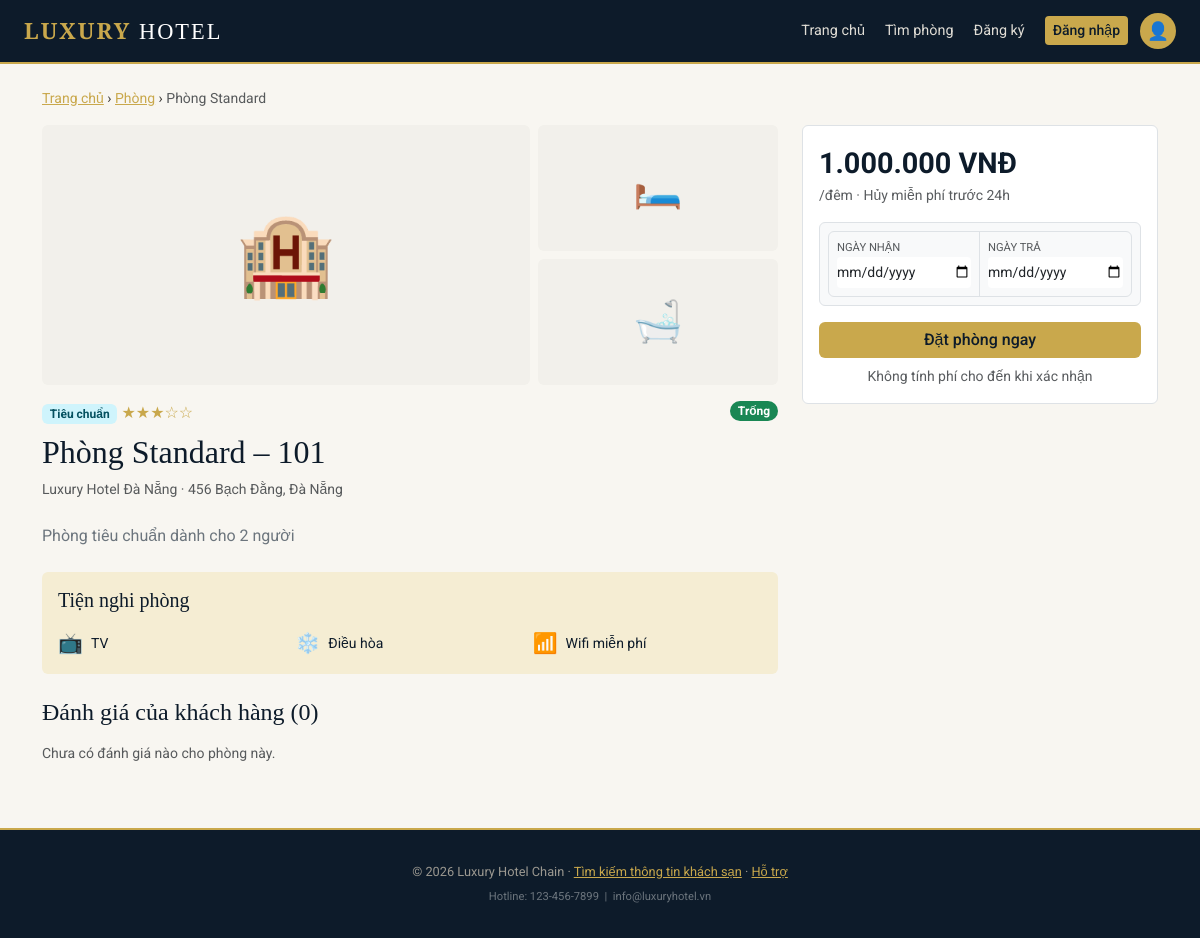
Page /views/room-detail.php?id=D101 on the committed database.
### tables this page shows
CREATE TABLE `phong` (
  `MaPhong` varchar(10) NOT NULL,
  `SoPhong` varchar(10) NOT NULL,
  `MaKS` varchar(10) DEFAULT NULL,
  `MaLoai` varchar(10) DEFAULT NULL,
  `TrangThai` enum('Available','Reserved','Occupied','Cleaning') DEFAULT 'Available'
);

CREATE TABLE `loai_phong` (
  `MaLoai` varchar(10) NOT NULL,
  `TenLoai` varchar(50) NOT NULL,
  `DonGia` decimal(15,2) NOT NULL,
  `DienTich` float DEFAULT NULL,
  `TienIch` text DEFAULT NULL,
  `MoTa` text DEFAULT NULL
);

CREATE TABLE `khach_san` (
  `MaKS` varchar(10) NOT NULL,
  `TenKS` varchar(100) NOT NULL,
  `DiaChi` varchar(255) NOT NULL,
  `MoTa` text DEFAULT NULL,
  `HinhAnhDaiDien` varchar(255) DEFAULT NULL
);

### views/room-detail.php (the view, shortened to what this page needs)
<?php
require_once '../includes/functions.php';
require_once '../models/mdl_khuyen_mai.php';
$maPhong = trim($_GET['id'] ?? '');
$ngayNhanQuery = trim($_GET['ngayNhan'] ?? '');
$ngayTraQuery  = trim($_GET['ngayTra'] ?? '');
$stmt = $pdo->prepare("
    SELECT p.MaPhong, p.SoPhong, p.TrangThai,
           lp.MaLoai, lp.TenLoai, lp.DonGia, lp.DienTich, lp.TienIch, lp.MoTa,
           ks.MaKS, ks.TenKS, ks.DiaChi
    FROM phong p
    INNER JOIN loai_phong lp ON p.MaLoai = lp.MaLoai
    INNER JOIN khach_san ks ON p.MaKS = ks.MaKS
    WHERE p.MaPhong = :maPhong
    LIMIT 1
");
$stmt->bindParam(':maPhong', $maPhong);
$stmt->execute();
$phong = $stmt->fetch();
$soSao = maLoaiSangSoSao($phong['TenLoai']);
$dsTienIch = tachTienIch($phong['TienIch']);
$stmtDG = $pdo->prepare("
    SELECT dg.MaDG, dg.MucDo, dg.BinhLuan, dg.NgayDanhGia, tk.HoTen
    FROM danh_gia dg
    INNER JOIN don_dat_phong ddp ON dg.MaDon = ddp.MaDon
    INNER JOIN tai_khoan tk ON dg.MaTK = tk.MaTK
    WHERE ddp.MaPhong = :maPhong
    ORDER BY dg.NgayDanhGia DESC
");
$stmtDG->bindParam(':maPhong', $maPhong);
$stmtDG->execute();
$dsDanhGia = $stmtDG->fetchAll();
$thongBaoLoi = '';
$thongBaoThanhCong = '';
require_once '../includes/head.php';
require_once '../includes/navbar.php';
?>
<div class="container my-4">
  <nav class="small mb-3"><a href="index.php">Trang chủ</a> › <a href="search.php">Phòng</a> › <span class="text-muted">Phòng <?= h($phong['TenLoai']) ?></span></nav>
  <div class="row g-4">
    <div class="col-12 col-lg-8">
      <div class="row g-2 mb-4" style="height:260px">
        <div class="col-8">
          <div class="gallery-img h-100 rounded" style="font-size:5rem">🏨</div>
        </div>
        <div class="col-4 d-flex flex-column gap-2" style="height:260px">
          <div class="gallery-img rounded flex-fill" style="font-size:2.5rem">🛏️</div>
          <div class="gallery-img rounded flex-fill" style="font-size:2.5rem">🛁</div>
        </div>
      </div>
      <div class="d-flex align-items-start justify-content-between flex-wrap gap-2 mb-2">
        <div>
          <div class="mb-2">
            <span class="badge bg-info-subtle text-info-emphasis"><?= $soSao >= 5 ? 'Cao cấp' : ($soSao >= 4 ? 'Tiêu chuẩn cao' : 'Tiêu chuẩn') ?></span>
            <span class="stars"><?= renderSao($soSao) ?></span>
          </div>
          <h1 class="font-playfair h2" style="color:var(--navy)">Phòng <?= h($phong['TenLoai']) ?> – <?= h($phong['SoPhong']) ?></h1>
          <p class="text-muted small"><?= h($phong['TenKS']) ?> · <?= h($phong['DiaChi']) ?></p>
        </div>
        <?= getStatusBadgePhong($phong['TrangThai']) ?>
      </div>
      <p class="text-secondary mb-4"><?= h($phong['MoTa'] ?: 'Trải nghiệm sự sang trọng tuyệt đối với không gian rộng rãi, nội thất sang trọng và dịch vụ đẳng cấp.') ?></p>
      <div class="p-3 rounded mb-4" style="background:var(--gold-pale)">
        <h3 class="font-playfair h5 mb-3" style="color:var(--navy)">Tiện nghi phòng</h3>
        <div class="row g-2">
          <?php foreach ($dsTienIch as $tienIch): ?>
            <div class="col-6 col-md-4 d-flex align-items-center gap-2 small" style="color:var(--navy)">
              <span class="fs-5"><?= iconTienIch($tienIch) ?></span><span><?= h($tienIch) ?></span>
            </div>
          <?php endforeach; ?>
        </div>
      </div>
      <h2 class="font-playfair h4 mb-3" style="color:var(--navy)">Đánh giá của khách hàng (<?= count($dsDanhGia) ?>)</h2>
      <div id="reviews-list">
        <?php if (count($dsDanhGia) === 0): ?>
          <p class="text-muted small">Chưa có đánh giá nào cho phòng này.</p>
        <?php endif; ?>
      </div>
    </div>
    <div class="col-12 col-lg-4">
      <div class="booking-widget bg-white border rounded p-3">
        <div class="price-big"><?= fmtVND($phong['DonGia']) ?></div>
        <p class="small text-muted mb-3">/đêm · Hủy miễn phí trước 24h</p>
        <?php if ($thongBaoThanhCong): ?>
          <div class="text-center p-3 rounded mb-3" style="background:var(--navy);color:#fff">
            <div class="booking-success-icon mb-2">✓</div>
            <p class="small mb-1" style="color:var(--gold-light)">Mã đặt phòng</p>
            <div class="reservation-code"><?= h($thongBaoThanhCong) ?></div>
            <p class="small mt-2 mb-0">Xuất trình khi nhận phòng</p>
          </div>
          <a href="account.php" class="btn btn-gold w-100 mb-2">Xem đơn của tôi</a>
          <a href="index.php" class="btn btn-outline-navy w-100">Về trang chủ</a>
        <?php elseif ($thongBaoLoi === 'CONFLICT'): ?>
          <div class="alert alert-warning">⚠️ Phòng đã được đặt bởi người khác trong lúc điền form. Vui lòng chọn phòng khác hoặc đổi ngày.</div>
          <a href="search.php" class="btn btn-gold w-100">Chọn phòng khác</a>
        <?php else: ?>
          <div class="bg-light rounded p-2 mb-3 border">
            <div class="row g-0 border rounded overflow-hidden">
              <div class="col-6 border-end p-2">
                <div class="small text-muted text-uppercase" style="font-size:.7rem">Ngày nhận</div>
                <input type="date" id="wd-ngayNhan" class="form-control form-control-sm border-0 p-0"
                  value="<?= h($ngayNhanQuery) ?>" min="<?= date('Y-m-d') ?>">
              </div>
              <div class="col-6 p-2">
                <div class="small text-muted text-uppercase" style="font-size:.7rem">Ngày trả</div>
                <input type="date" id="wd-ngayTra" class="form-control form-control-sm border-0 p-0"
                  value="<?= h($ngayTraQuery) ?>">
              </div>
            </div>
          </div>
          <button type="button" class="btn btn-gold w-100" id="btn-open-booking-modal">
            Đặt phòng ngay
          </button>
          <p class="small text-muted text-center mt-2 mb-0">Không tính phí cho đến khi xác nhận</p>
        <?php endif; ?>
      </div>
    </div>
  </div>
</div>
<?php require_once '../includes/footer.php'; ?>

### includes/functions.php (shortened to what this page needs)
<?php
function fmtVND($soTien)
{
    return number_format((float)$soTien, 0, ',', '.') . ' VNĐ';
}
function getStatusBadgePhong($trangThai)
{
    $map = [
        'Available' => ['label' => 'Trống',        'class' => 'bg-success'],
        'Reserved'  => ['label' => 'Đã đặt',        'class' => 'bg-warning text-dark'],
        'Occupied'  => ['label' => 'Đang sử dụng',  'class' => 'bg-danger'],
        'Cleaning'  => ['label' => 'Đang dọn dẹp',  'class' => 'bg-secondary'],
    ];
    $info = $map[$trangThai] ?? ['label' => htmlspecialchars($trangThai), 'class' => 'bg-secondary'];
    return '<span class="badge ' . $info['class'] . ' rounded-pill">' . $info['label'] . '</span>';
}
function renderSao($soSao)
{
    $soSao = max(0, min(5, (int)$soSao));
    return str_repeat('★', $soSao) . str_repeat('☆', 5 - $soSao);
}
function maLoaiSangSoSao($tenLoai)
{
    $map = ['Standard' => 3, 'Deluxe' => 4, 'Suite' => 5];
    foreach ($map as $key => $val) {
        if (stripos($tenLoai, $key) !== false) return $val;
    }
    return 3;
}
function tachTienIch($chuoiTienIch)
{
    return array_map('trim', explode(',', $chuoiTienIch));
}
function iconTienIch($tenTienIch)
{
    $map = [
        'TV' => '📺', 'Wifi miễn phí' => '📶', 'Wifi' => '📶', 'Wi-Fi' => '📶',
        'Mini-bar' => '🍸', 'Bàn làm việc' => '💼', 'Bồn tắm' => '🛁',
        'Điều hòa' => '❄️', 'Sofa' => '🛋️',
    ];
    foreach ($map as $key => $icon) {
        if (stripos($tenTienIch, $key) !== false) return $icon;
    }
    return '✓';
}
function h($chuoi)
{
    return htmlspecialchars($chuoi ?? '', ENT_QUOTES, 'UTF-8');
}

### assets/style.css (style rules this page uses)
:root { --navy: #0D1B2A; --navy-light: #1A2E45; --navy-mid: #243B55; --gold: #C9A84C; --gold-light: #E8C97A; --gold-pale: #F5EDD3; --off-white: #F8F6F1; --gray-400: #9B9890; --gray-600: #6B6860; --bs-body-font-family: 'Roboto', sans-serif; }
body { font-family: 'Roboto', sans-serif; background: var(--off-white); color: #3A3835; }
h1, h2, h3, .font-playfair { font-family: 'Playfair Display', serif; }
a { color: var(--gold); }
.btn-gold { background: var(--gold); color: var(--navy); border: none; font-weight: 500; }
.room-card-img, .gallery-img, .booking-history-img { background: #F2F0EB; color: var(--gray-400); display: flex; align-items: center; justify-content: center; font-size: 3rem; }
.stars { color: var(--gold); }
.booking-widget { position: sticky; top: 80px; }
.price-big { font-size: 1.8rem; font-weight: 700; color: var(--navy); }

### rows in the picture
phong: MaLoai.TenLoai "Standard", MaLoai.TenLoai "★★★☆☆", SoPhong "101", MaKS.TenKS "Luxury Hotel Đà Nẵng", MaKS.DiaChi "456 Bạch Đằng, Đà Nẵng", TrangThai "Trống", MaLoai.MoTa "Phòng tiêu chuẩn dành cho 2 người", MaLoai.TienIch "📺", MaLoai.TienIch "TV", MaLoai.TienIch "❄️", MaLoai.TienIch "Điều hòa", MaLoai.TienIch "📶", MaLoai.TienIch "Wifi miễn phí", MaLoai.DonGia "1.000.000 VNĐ"

### other values in the picture
count($dsDanhGia) "0"
